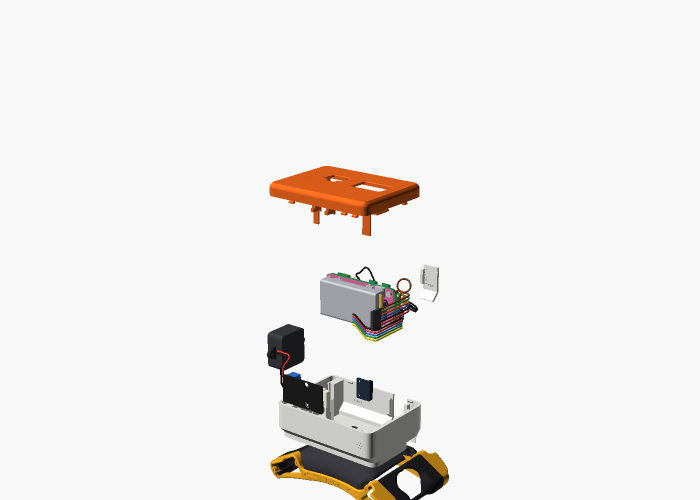
#> input picture blueprints/images/addon-exploded.png, 1400 x 1000 px (shown at 1/2 size); its folder holds only this picture in this run
$ python -i embedder.py   (imports and definitions only)
#> lines starting #> are read from the running program, lines starting #| are printed output that depends on the picture
"""Image embedders for the object recognition library (docs/planned/exploration-object-learning-plan.md, Phase 3).

An embedder turns one picture (a PIL image, JPEG bytes or a numpy array) into a unit-length vector; the `ObjectGallery` compares those vectors by cosine similarity. Two come with the code:

  HistogramEmbedder   colour, brightness, coarse layout and edge directions, numpy and PIL only. No model file, nothing to download: the baseline and the fallback, and a yardstick the
                      learned models have to beat on the same pictures (`tools/eval_embedder.py`).
  OnnxEmbedder        any image model exported to ONNX (a MobileNet-class classifier body, a small DINO or CLIP image encoder): resize, normalise, run, pool, normalise. Which model is a Phase 3 decision
                      made on G2's own pictures; the model file is fetched only with the user's yes (CLAUDE.md: nothing is downloaded without asking) and lives outside the repo.

`make_embedder("histogram")` / `make_embedder("onnx:/path/to/model.onnx")` pick one. A change of embedder starts the gallery over (the vectors live in different spaces); the pictures are kept, so
the gallery can be rebuilt from them.
"""
from __future__ import annotations

import io
from typing import Protocol

import numpy as np


def to_image(img):
    """PIL image from a PIL image, JPEG/PNG bytes or an HxWx3 uint8 array."""
    from PIL import Image
    if isinstance(img, Image.Image):
        return img.convert("RGB")
    if isinstance(img, (bytes, bytearray)):
        return Image.open(io.BytesIO(bytes(img))).convert("RGB")
    return Image.fromarray(np.asarray(img, dtype=np.uint8)).convert("RGB")


def _unit(v: np.ndarray) -> np.ndarray:
    n = float(np.linalg.norm(v))
    return v / n if n > 1e-9 else v


class Embedder(Protocol):
    name: str
    dim: int

    def embed(self, img) -> np.ndarray: ...


class HistogramEmbedder:
    """Colour + layout + edge fingerprint. Each block is normalised on its own so no single cue dominates; the blocks are concatenated and normalised again."""

    name = "histogram"

    def __init__(self, size: int = 96):
        self.size = size
        self.dim = 12 * 3 + 6 + 9 * 3 + 2 * 2 * 8

    def embed(self, img) -> np.ndarray:
        from PIL import Image
        im = to_image(img).resize((self.size, self.size), Image.BILINEAR)
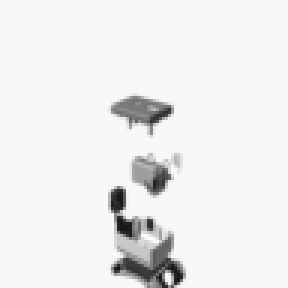
#> im: PIL image 96x96 RGB (shown 3 times larger); min 20, max 254, mean 237.9
        rgb = np.asarray(im, dtype=np.float32) / 255.0
        hsv = np.asarray(im.convert("HSV"), dtype=np.float32) / 255.0
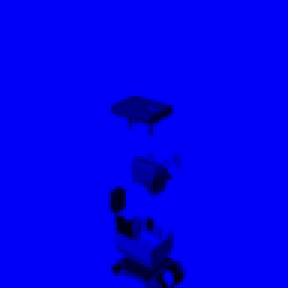
#> hsv: shape (96, 96, 3) float32 (shown 3 times larger); mean R, G, B 0, 0, 0.933
        h, s, v = hsv[..., 0], hsv[..., 1], hsv[..., 2]
#> h: shape (96, 96) float32; every value is 0
        # 1. hue x saturation histogram, weighted by saturation x value so a grey / dark pixel adds little to the hue bins
        hb = np.minimum((h * 12).astype(int), 11)
#> hb: shape (96, 96) int64; every value is 0
        sb = np.minimum((s * 3).astype(int), 2)
        hist = np.zeros((12, 3), dtype=np.float32)
        np.add.at(hist, (hb, sb), (s * v + 0.05))
        # 2. brightness histogram
        vh, _ = np.histogram(v, bins=6, range=(0, 1))
#> vh = [60, 123, 181, 192, 187, 8473]
        # 3. coarse layout: the mean colour of a 3 x 3 grid
        g = self.size // 3
        grid = np.array([rgb[r * g:(r + 1) * g, c * g:(c + 1) * g].mean(axis=(0, 1)) for r in range(3) for c in range(3)], dtype=np.float32).ravel()
#> grid = 27 values, max 0.973 at index 0, min 0.749 at index 21, mean 0.933
        grid = grid - grid.mean()
#> grid = 27 values, max 0.0397 at index 0, min -0.184 at index 21, mean 3.97e-08
        # 4. edge directions in 2 x 2 cells, weighted by edge strength
        gray = rgb.mean(axis=2)
        gy, gx = np.gradient(gray)
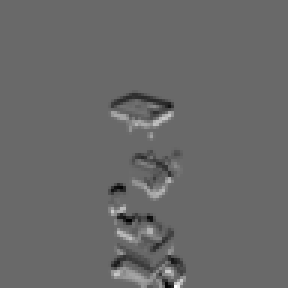
#> gy: shape (96, 96) float32 (shown 3 times larger); min -0.412, max 0.584, mean -0.000544; drawn with min black and max white
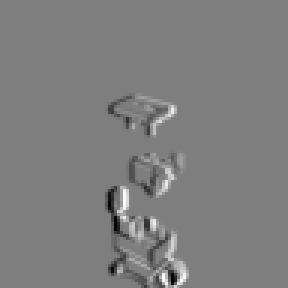
#> gx: shape (96, 96) float32 (shown 3 times larger); min -0.433, max 0.439, mean -2.34e-11; drawn with min black and max white
        mag = np.hypot(gx, gy)
        ang = (np.arctan2(gy, gx) % np.pi) / np.pi
        ab = np.minimum((ang * 8).astype(int), 7)
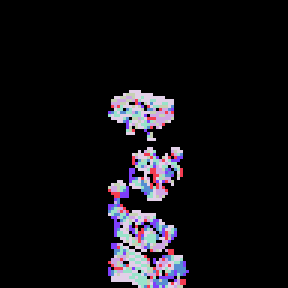
#> ab: shape (96, 96) int64 (shown 3 times larger); 8 distinct labels, from 0 to 7; one colour per label, 0 black
        half = self.size // 2
        eh = []
        for r in range(2):
            for c in range(2):
                m, a = mag[r * half:(r + 1) * half, c * half:(c + 1) * half], ab[r * half:(r + 1) * half, c * half:(c + 1) * half]
                eh.append(np.bincount(a.ravel(), weights=m.ravel(), minlength=8))
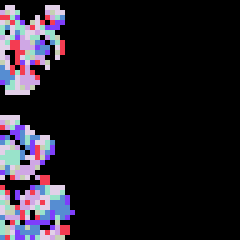
#> a: shape (48, 48) int64 (shown 5 times larger); 8 distinct labels, from 0 to 7; one colour per label, 0 black
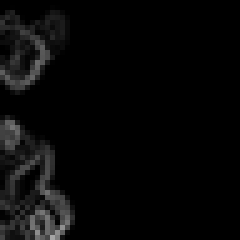
#> m: shape (48, 48) float32 (shown 5 times larger); min 0, max 0.652, mean 0.0307
#> after the loop, eh = [[1.18, 0.395, 2.48, 2.79, 3.95, 2.25, 0.818, 0.887], [2.03, 1.11, 5.92, 2.22, 3.72, 2.31, 0.988, 0.858], [10.13, 4.84, 6.63, 3.97, 9.14, 14.5, 4.3, 10.04], [11.16, 8.59, 9.71, 4.23, 7.61, 9.47, 12.48, 7.6]]
        parts = [_unit(hist.ravel()), _unit(vh.astype(np.float32)), _unit(grid), _unit(np.concatenate(eh).astype(np.float32))]
#> in _unit, `n = float(np.linalg.norm(v))`: n = 460.8
        return _unit(np.concatenate(parts)).astype(np.float32)


class OnnxEmbedder:
    """An ONNX image model as an embedder. The output is pooled to one vector (a 4-D feature map is averaged over its spatial axes; a 3-D token output over tokens) and normalised."""

    # [37 lines left out: functions __init__, embed, _mem_note, not called in this run]


class LazyOnnxEmbedder:
    """An ONNX embedder that holds its model in memory only while it is being used (user, 2026-11-06: the Pi has about 75 MB free beside the voice service, and the model needs about 100 MB).
    The first `embed` loads the model; `idle_s` seconds after the last one it is released again (the next call loads it, about a second on the Pi). Same interface as OnnxEmbedder."""

    # [15 lines left out: function __init__, not called in this run]

    @property
    def loaded(self) -> bool:
        return self._inner is not None

    def idle_for(self, seconds: float) -> bool:
        import time as _t
        return _t.monotonic() - self._last_used >= seconds

    # [104 lines left out: functions release, embed, unload, pool_output, models_dir, spec_for and 2 more, not called in this run]

>>> import cv2
>>> picture = cv2.imread('../../blueprints/images/addon-exploded.png', cv2.IMREAD_GRAYSCALE)
>>> result = HistogramEmbedder().embed(picture)
#> result = 101 values, max 0.5 at index 0, min -0.229 at index 63, mean 0.0328
